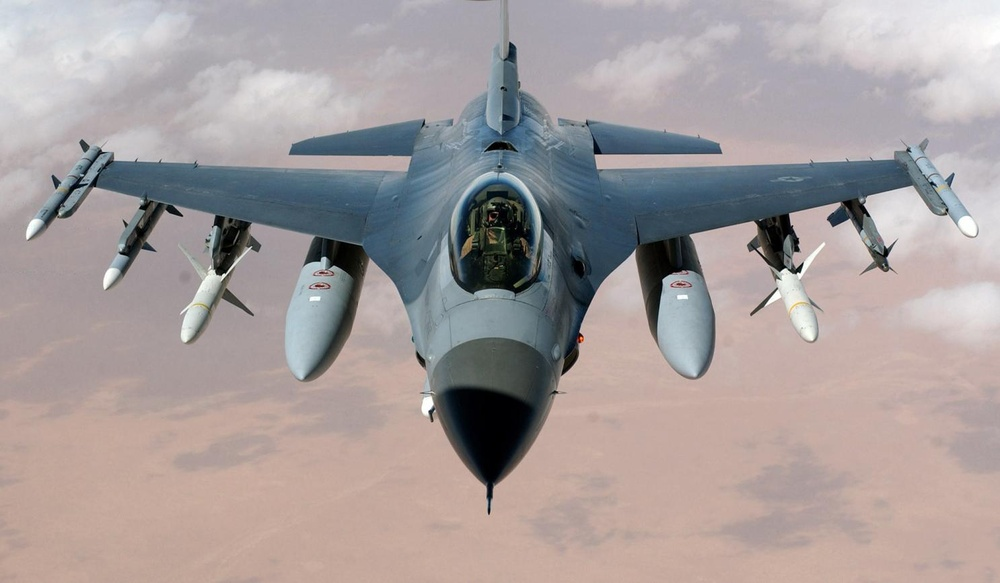
#> input picture Python/f16.jpg, 1000 x 583 px, shrunk from 1486 x 866 before the run
$ python histograms.py
#> lines starting #> are read from the running program, lines starting #| are printed output that depends on the picture; after the words box and inside, x2 and y2 are one past the last pixel; in counts of white or black regions, pixels touching at a corner belong together
import cv2
import numpy as np
from matplotlib import pyplot as plt

# [17 lines of commented-out code are left out]

img = cv2.imread('f16.jpg',0)
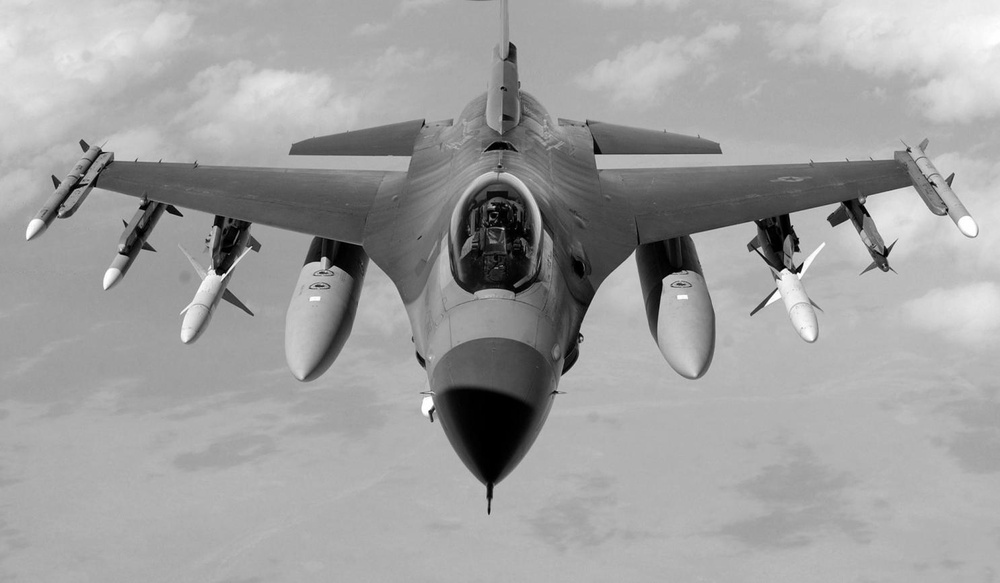
#> img: shape (583, 1000); min 0, max 255, mean 159.2
f = np.fft.fft2(img)
fshift = np.fft.fftshift(f)
magnitude_spectrum = 20*np.log(np.abs(fshift))
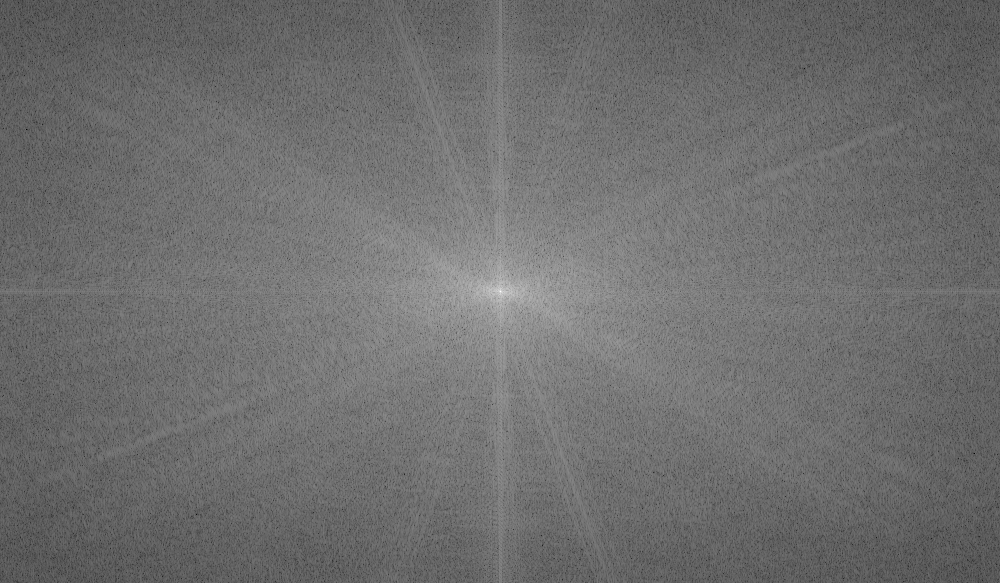
#> magnitude_spectrum: shape (583, 1000) float64; min -5.32, max 366.9, mean 156.1; drawn with min black and max white

# [21 lines of commented-out code are left out]

img = cv2.imread('f16.jpg')
#> img is the input picture: shape (583, 1000, 3); mean B, G, R 156.5, 156.6, 165.3
gray = cv2.cvtColor(img,cv2.COLOR_BGR2GRAY)

corners = cv2.goodFeaturesToTrack(gray,35,0.01,10)
#> corners = 35 rows, first 8: [799, 272], [140, 208], [319, 260], [495, 206], [887, 247], [503, 228], [581, 336], [792, 226]
corners = np.int0(corners)

for i in corners:
    x,y = i.ravel()
    cv2.circle(img,(x,y),5,255,-1)
#> this loop made 35 passes
#> (x, y) on passes 1 to 12: (799, 272), (140, 208), (319, 260), (495, 206), (887, 247), (503, 228), (581, 336), (792, 226), (779, 271), (757, 248), (690, 235), (953, 173)
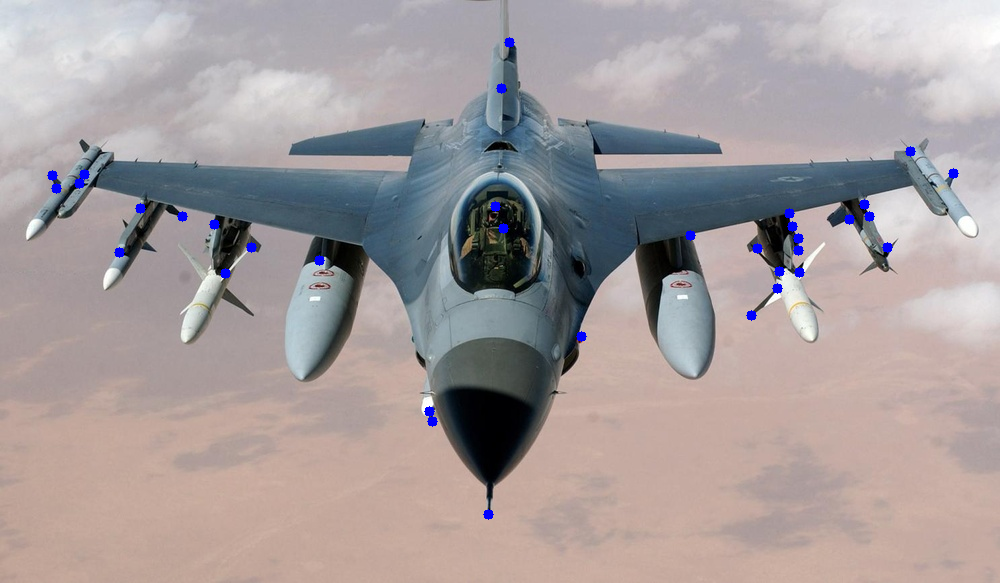
#> img: shape (583, 1000, 3); 0.49% of pixels changed, all inside (x1, y1, x2, y2) = (47, 37, 959, 520)

plt.imshow(img),plt.show()
